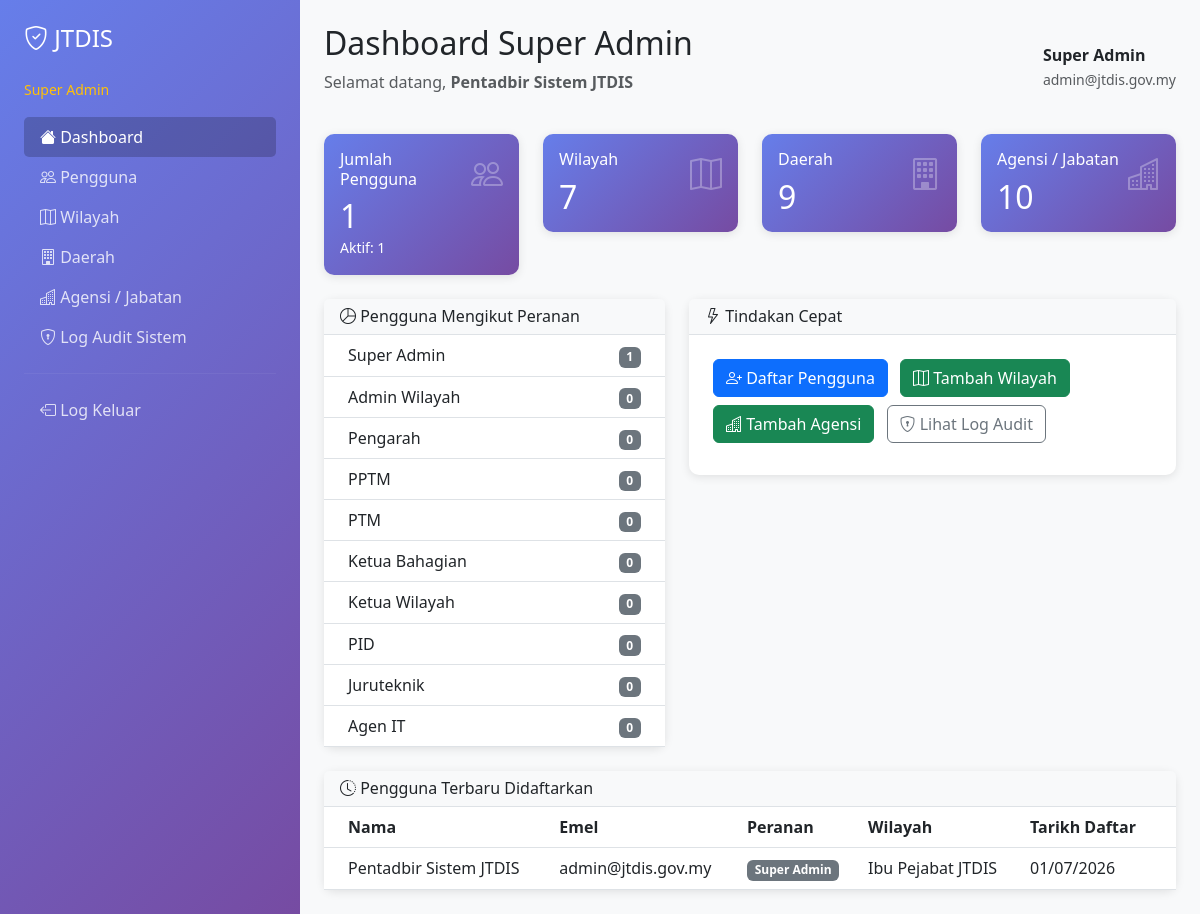
/pages/superadmin/dashboard.php (signed in), run on the app's committed database.
### tables this page shows
CREATE TABLE `pengguna` (
  `pengguna_id` int(11) NOT NULL,
  `nama_penuh` varchar(150) NOT NULL,
  `emel` varchar(150) NOT NULL,
  `kata_laluan_hash` varchar(255) NOT NULL,
  `peranan_id` int(11) NOT NULL,
  `wilayah_id` int(11) DEFAULT NULL,
  `daerah_id` int(11) DEFAULT NULL,
  `agensi_id` int(11) DEFAULT NULL,
  `status_pengguna_id` tinyint(4) NOT NULL DEFAULT 1,
  `tarikh_daftar` datetime NOT NULL DEFAULT current_timestamp(),
  `tarikh_kemaskini` datetime DEFAULT NULL ON UPDATE current_timestamp()
);

CREATE TABLE `peranan` (
  `peranan_id` int(11) NOT NULL,
  `nama_peranan` varchar(50) NOT NULL,
  `tahap_hierarki` tinyint(4) NOT NULL,
  `keterangan` text DEFAULT NULL
);

CREATE TABLE `wilayah` (
  `wilayah_id` int(11) NOT NULL,
  `nama_wilayah` varchar(100) NOT NULL,
  `jenis` enum('ibu_pejabat','wilayah') NOT NULL,
  `kod_wilayah` varchar(20) DEFAULT NULL
);

### includes/auth.php (called while the page is built, shortened)
<?php
function isLoggedIn() {
    return isset($_SESSION['pengguna_id']) && !empty($_SESSION['pengguna_id']);
}
function getCurrentUser() {
    return [
        'pengguna_id' => $_SESSION['pengguna_id'],
        'nama_penuh' => $_SESSION['nama_penuh'] ?? '',
        'emel' => $_SESSION['emel'] ?? '',
        'peranan_id' => $_SESSION['peranan_id'] ?? 0,
        'peranan' => $_SESSION['peranan'] ?? '',
        'wilayah_id' => $_SESSION['wilayah_id'] ?? 0,
        'agensi_id' => $_SESSION['agensi_id'] ?? 0,
        'tahap_hierarki' => $_SESSION['tahap_hierarki'] ?? 0
    ];
}

### includes/functions.php (called while the page is built, shortened)
<?php
function escapeOutput($text) {
    return htmlspecialchars($text, ENT_QUOTES, 'UTF-8');
}
?>

### pages/superadmin/dashboard.php (the view, shortened to what this page needs)
<?php
require_once '../../includes/auth.php';
require_once '../../includes/functions.php';
$user = getCurrentUser();
$stats_query = "SELECT
    (SELECT COUNT(*) FROM pengguna) as total_pengguna,
    (SELECT COUNT(*) FROM pengguna WHERE status_pengguna_id = 1) as pengguna_aktif,
    (SELECT COUNT(*) FROM wilayah) as total_wilayah,
    (SELECT COUNT(*) FROM daerah) as total_daerah,
    (SELECT COUNT(*) FROM agensi) as total_agensi";
$stats_result = mysqli_query($conn, $stats_query);
$stats = mysqli_fetch_assoc($stats_result);
$breakdown_query = "SELECT r.nama_peranan, COUNT(p.pengguna_id) as jumlah
                     FROM peranan r
                     LEFT JOIN pengguna p ON p.peranan_id = r.peranan_id
                     GROUP BY r.peranan_id, r.nama_peranan
                     ORDER BY r.tahap_hierarki ASC";
$breakdown_result = mysqli_query($conn, $breakdown_query);
$recent_query = "SELECT p.nama_penuh, p.emel, r.nama_peranan, w.nama_wilayah, p.tarikh_daftar
                  FROM pengguna p
                  JOIN peranan r ON p.peranan_id = r.peranan_id
                  LEFT JOIN wilayah w ON p.wilayah_id = w.wilayah_id
                  ORDER BY p.tarikh_daftar DESC LIMIT 8";
$recent_result = mysqli_query($conn, $recent_query);
?>
<!DOCTYPE html>
<html lang="ms">
<head>
    <link href="https://cdn.jsdelivr.net/npm/bootstrap@5.3.0/dist/css/bootstrap.min.css" rel="stylesheet">
    <link rel="stylesheet" href="https://cdn.jsdelivr.net/npm/bootstrap-icons@1.10.0/font/bootstrap-icons.css">
</head>
<body>
    <div class="container-fluid">
        <div class="row">
            <div class="col-md-3 sidebar p-4">
                <h4 class="mb-4"><i class="bi bi-shield-check"></i> JTDIS</h4>
                <p class="text-warning mb-3"><small>Super Admin</small></p>
                <nav class="nav flex-column">
                    <a class="nav-link active" href="dashboard.php"><i class="bi bi-house-fill"></i> Dashboard</a>
                    <a class="nav-link" href="pengguna/index.php"><i class="bi bi-people"></i> Pengguna</a>
                    <a class="nav-link" href="wilayah/index.php"><i class="bi bi-map"></i> Wilayah</a>
                    <a class="nav-link" href="daerah/index.php"><i class="bi bi-building"></i> Daerah</a>
                    <a class="nav-link" href="agensi/index.php"><i class="bi bi-buildings"></i> Agensi / Jabatan</a>
                    <a class="nav-link" href="log-audit/index.php"><i class="bi bi-shield-lock"></i> Log Audit Sistem</a>
                    <hr style="border-color: rgba(255,255,255,0.2);">
                    <a class="nav-link" href="../logout.php"><i class="bi bi-box-arrow-left"></i> Log Keluar</a>
                </nav>
            </div>
            <div class="col-md-9 p-4">
                <div class="d-flex justify-content-between align-items-center mb-4">
                    <div>
                        <h2>Dashboard Super Admin</h2>
                        <p class="text-muted">Selamat datang, <strong><?php echo escapeOutput($user['nama_penuh']); ?></strong></p>
                    </div>
                    <div class="text-right">
                        <p class="mb-0"><strong><?php echo escapeOutput($user['peranan']); ?></strong></p>
                        <small class="text-muted"><?php echo escapeOutput($user['emel']); ?></small>
                    </div>
                </div>
                <div class="row mb-4">
                    <div class="col-md-3">
                        <div class="card stat-card">
                            <div class="card-body">
                                <div class="d-flex justify-content-between align-items-start">
                                    <div>
                                        <h6 class="card-title">Jumlah Pengguna</h6>
                                        <h2 class="mb-0"><?php echo $stats['total_pengguna'] ?? 0; ?></h2>
                                        <small>Aktif: <?php echo $stats['pengguna_aktif'] ?? 0; ?></small>
                                    </div>
                                    <i class="bi bi-people" style="font-size: 2rem; opacity: 0.3;"></i>
                                </div>
                            </div>
                        </div>
                    </div>
                    <div class="col-md-3">
                        <div class="card stat-card">
                            <div class="card-body">
                                <div class="d-flex justify-content-between align-items-start">
                                    <div>
                                        <h6 class="card-title">Wilayah</h6>
                                        <h2 class="mb-0"><?php echo $stats['total_wilayah'] ?? 0; ?></h2>
                                    </div>
                                    <i class="bi bi-map" style="font-size: 2rem; opacity: 0.3;"></i>
                                </div>
                            </div>
                        </div>
                    </div>
                    <div class="col-md-3">
                        <div class="card stat-card">
                            <div class="card-body">
                                <div class="d-flex justify-content-between align-items-start">
                                    <div>
                                        <h6 class="card-title">Daerah</h6>
                                        <h2 class="mb-0"><?php echo $stats['total_daerah'] ?? 0; ?></h2>
                                    </div>
                                    <i class="bi bi-building" style="font-size: 2rem; opacity: 0.3;"></i>
                                </div>
                            </div>
                        </div>
                    </div>
                    <div class="col-md-3">
                        <div class="card stat-card">
                            <div class="card-body">
                                <div class="d-flex justify-content-between align-items-start">
                                    <div>
                                        <h6 class="card-title">Agensi / Jabatan</h6>
                                        <h2 class="mb-0"><?php echo $stats['total_agensi'] ?? 0; ?></h2>
                                    </div>
                                    <i class="bi bi-buildings" style="font-size: 2rem; opacity: 0.3;"></i>
                                </div>
                            </div>
                        </div>
                    </div>
                </div>
                <div class="row">
                    <div class="col-md-5">
                        <div class="card mb-4">
                            <div class="card-header" style="background-color: #f8f9fa; border-bottom: 1px solid #dee2e6;">
                                <h6 class="mb-0"><i class="bi bi-pie-chart"></i> Pengguna Mengikut Peranan</h6>
                            </div>
                            <div class="card-body p-0">
                                <table class="table table-hover mb-0">
                                    <tbody>
                                        <?php while ($row = mysqli_fetch_assoc($breakdown_result)): ?>
                                            <tr>
                                                <td class="ps-4"><?php echo escapeOutput($row['nama_peranan']); ?></td>
                                                <td class="text-end pe-4"><span class="badge bg-secondary"><?php echo $row['jumlah']; ?></span></td>
                                            </tr>
                                        <?php endwhile; ?>
                                    </tbody>
                                </table>
                            </div>
                        </div>
                    </div>
                    <div class="col-md-7">
                        <div class="card mb-4">
                            <div class="card-header" style="background-color: #f8f9fa; border-bottom: 1px solid #dee2e6;">
                                <h6 class="mb-0"><i class="bi bi-lightning"></i> Tindakan Cepat</h6>
                            </div>
                            <div class="card-body p-4">
                                <a href="pengguna/tambah.php" class="btn btn-primary mb-2 me-2">
                                    <i class="bi bi-person-plus"></i> Daftar Pengguna
                                </a>
                                <a href="wilayah/tambah.php" class="btn btn-success mb-2 me-2">
                                    <i class="bi bi-map"></i> Tambah Wilayah
                                </a>
                                <a href="agensi/tambah.php" class="btn btn-success mb-2 me-2">
                                    <i class="bi bi-buildings"></i> Tambah Agensi
                                </a>
                                <a href="log-audit/index.php" class="btn btn-outline-secondary mb-2">
                                    <i class="bi bi-shield-lock"></i> Lihat Log Audit
                                </a>
                            </div>
                        </div>
                    </div>
                </div>
                <div class="card">
                    <div class="card-header" style="background-color: #f8f9fa; border-bottom: 1px solid #dee2e6;">
                        <h6 class="mb-0"><i class="bi bi-clock-history"></i> Pengguna Terbaru Didaftarkan</h6>
                    </div>
                    <div class="card-body p-0">
                        <table class="table table-hover mb-0">
                            <thead>
                                <tr>
                                    <th class="ps-4">Nama</th>
                                    <th>Emel</th>
                                    <th>Peranan</th>
                                    <th>Wilayah</th>
                                    <th class="pe-4">Tarikh Daftar</th>
                                </tr>
                            </thead>
                            <tbody>
                                <?php if (mysqli_num_rows($recent_result) > 0): ?>
                                    <?php while ($row = mysqli_fetch_assoc($recent_result)): ?>
                                        <tr>
                                            <td class="ps-4"><?php echo escapeOutput($row['nama_penuh']); ?></td>
                                            <td><?php echo escapeOutput($row['emel']); ?></td>
                                            <td><span class="badge bg-secondary"><?php echo escapeOutput($row['nama_peranan']); ?></span></td>
                                            <td><?php echo escapeOutput($row['nama_wilayah'] ?? '-'); ?></td>
                                            <td class="pe-4"><?php echo date('d/m/Y', strtotime($row['tarikh_daftar'])); ?></td>
                                        </tr>
                                    <?php endwhile; ?>
                                <?php else: ?>
                                    <tr>
                                        <td colspan="5" class="text-center text-muted py-4">Tiada pengguna didaftarkan setakat ini.</td>
                                    </tr>
                                <?php endif; ?>
                            </tbody>
                        </table>
                    </div>
                </div>
            </div>
        </div>
    </div>
</body>
</html>

### pages/superadmin/dashboard.php (style rules this page uses)
body { background-color: #f8f9fa; }
.sidebar { background: linear-gradient(135deg, #667eea 0%, #764ba2 100%); min-height: 100vh; color: white; }
.nav-link { color: rgba(255,255,255,0.8); }
.nav-link:hover, .nav-link.active { color: white; background: rgba(0,0,0,0.2); border-radius: 5px; }
.card { border: none; border-radius: 10px; box-shadow: 0 2px 10px rgba(0,0,0,0.1); }
.stat-card { background: linear-gradient(135deg, #667eea 0%, #764ba2 100%); color: white; }

### data on the page
pengguna: nama_penuh "Pentadbir Sistem JTDIS", emel "admin@jtdis.gov.my", peranan.nama_peranan "Super Admin", wilayah.nama_wilayah "Ibu Pejabat JTDIS", tarikh_daftar "01/07/2026"

### other printed values
escapeOutput($user['nama_penuh']) "Pentadbir Sistem JTDIS"
escapeOutput($user['peranan']) "Super Admin"
escapeOutput($user['emel']) "admin@jtdis.gov.my"
$stats['total_pengguna'] "1"
$stats['pengguna_aktif'] "1"
$stats['total_wilayah'] "7"
$stats['total_daerah'] "9"
$stats['total_agensi'] "10"
escapeOutput($row['nama_peranan']) "Super Admin"
$row['jumlah'] "1"
escapeOutput($row['nama_peranan']) "Admin Wilayah"
$row['jumlah'] "0"
escapeOutput($row['nama_peranan']) "Pengarah"
escapeOutput($row['nama_peranan']) "PPTM"
escapeOutput($row['nama_peranan']) "PTM"
